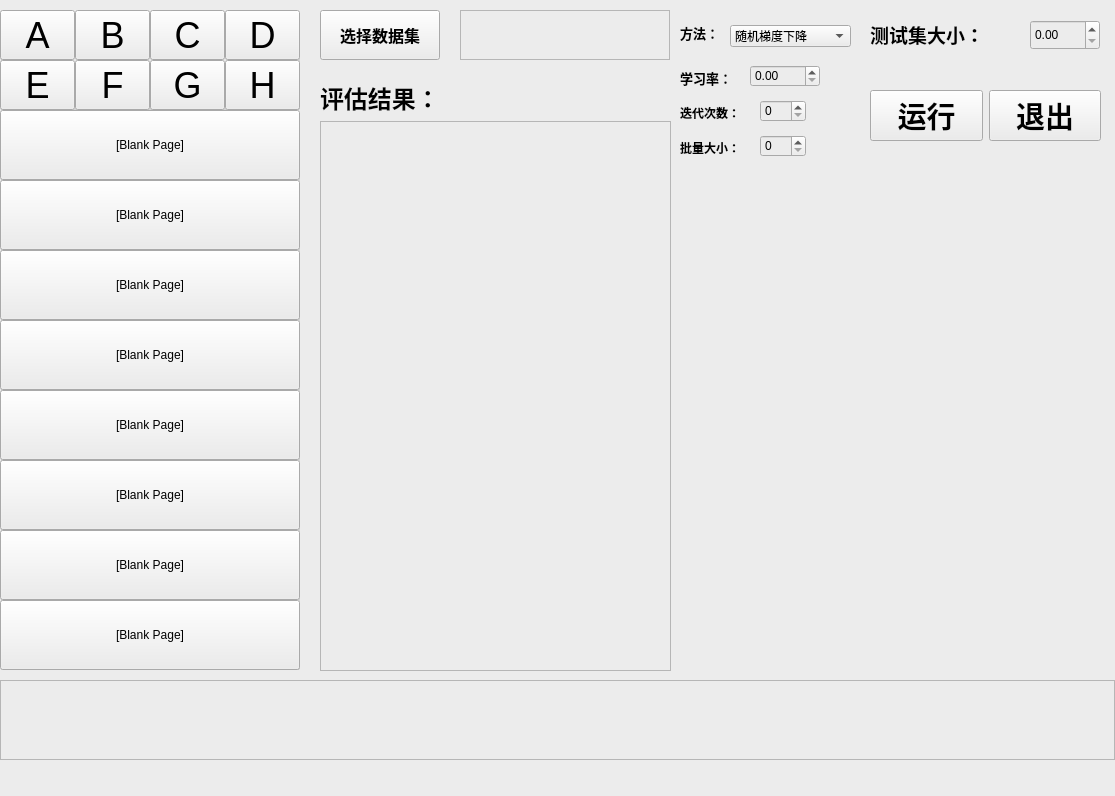
<?xml version="1.0" encoding="UTF-8"?>
<ui version="4.0">
 <class>MainWindow</class>
 <widget class="QMainWindow" name="MainWindow">
  <property name="geometry">
   <rect>
    <x>0</x>
    <y>0</y>
    <width>1115</width>
    <height>796</height>
   </rect>
  </property>
  <property name="maximumSize">
   <size>
    <width>1115</width>
    <height>796</height>
   </size>
  </property>
  <property name="windowTitle">
   <string>梯度下降</string>
  </property>
  <property name="styleSheet">
   <string notr="true">background-color: rgb(236, 236, 236);</string>
  </property>
  <widget class="QWidget" name="centralwidget">
   <widget class="QLabel" name="lbl_img">
    <property name="geometry">
     <rect>
      <x>680</x>
      <y>170</y>
      <width>420</width>
      <height>500</height>
     </rect>
    </property>
    <property name="mouseTracking">
     <bool>true</bool>
    </property>
    <property name="styleSheet">
     <string notr="true">border-color: rgb(211, 211, 211);</string>
    </property>
    <property name="text">
     <string/>
    </property>
    <property name="scaledContents">
     <bool>true</bool>
    </property>
   </widget>
   <widget class="QGroupBox" name="group_9_to_16">
    <property name="geometry">
     <rect>
      <x>0</x>
      <y>110</y>
      <width>300</width>
      <height>560</height>
     </rect>
    </property>
    <widget class="QPushButton" name="pushButton_16">
     <property name="geometry">
      <rect>
       <x>0</x>
       <y>490</y>
       <width>300</width>
       <height>70</height>
      </rect>
     </property>
     <property name="maximumSize">
      <size>
       <width>400</width>
       <height>100</height>
      </size>
     </property>
     <property name="font">
      <font>
       <family>Arial</family>
       <pointsize>9</pointsize>
      </font>
     </property>
     <property name="mouseTracking">
      <bool>false</bool>
     </property>
     <property name="styleSheet">
      <string notr="true">border-color: rgb(198, 198, 198);</string>
     </property>
     <property name="inputMethodHints">
      <set>Qt::ImhNone</set>
     </property>
     <property name="text">
      <string>[Blank Page]</string>
     </property>
     <property name="iconSize">
      <size>
       <width>20</width>
       <height>20</height>
      </size>
     </property>
     <property name="autoExclusive">
      <bool>false</bool>
     </property>
     <property name="autoRepeatDelay">
      <number>300</number>
     </property>
    </widget>
    <widget class="QPushButton" name="pushButton_15">
     <property name="geometry">
      <rect>
       <x>0</x>
       <y>420</y>
       <width>300</width>
       <height>70</height>
      </rect>
     </property>
     <property name="maximumSize">
      <size>
       <width>400</width>
       <height>100</height>
      </size>
     </property>
     <property name="font">
      <font>
       <family>Arial</family>
       <pointsize>9</pointsize>
      </font>
     </property>
     <property name="mouseTracking">
      <bool>false</bool>
     </property>
     <property name="styleSheet">
      <string notr="true">border-color: rgb(198, 198, 198);</string>
     </property>
     <property name="inputMethodHints">
      <set>Qt::ImhNone</set>
     </property>
     <property name="text">
      <string>[Blank Page]</string>
     </property>
     <property name="iconSize">
      <size>
       <width>20</width>
       <height>20</height>
      </size>
     </property>
     <property name="autoExclusive">
      <bool>false</bool>
     </property>
     <property name="autoRepeatDelay">
      <number>300</number>
     </property>
    </widget>
    <widget class="QPushButton" name="pushButton_14">
     <property name="geometry">
      <rect>
       <x>0</x>
       <y>350</y>
       <width>300</width>
       <height>70</height>
      </rect>
     </property>
     <property name="maximumSize">
      <size>
       <width>400</width>
       <height>100</height>
      </size>
     </property>
     <property name="font">
      <font>
       <family>Arial</family>
       <pointsize>9</pointsize>
      </font>
     </property>
     <property name="mouseTracking">
      <bool>false</bool>
     </property>
     <property name="styleSheet">
      <string notr="true">border-color: rgb(198, 198, 198);</string>
     </property>
     <property name="inputMethodHints">
      <set>Qt::ImhNone</set>
     </property>
     <property name="text">
      <string>[Blank Page]</string>
     </property>
     <property name="iconSize">
      <size>
       <width>20</width>
       <height>20</height>
      </size>
     </property>
     <property name="autoExclusive">
      <bool>false</bool>
     </property>
     <property name="autoRepeatDelay">
      <number>300</number>
     </property>
    </widget>
    <widget class="QPushButton" name="pushButton_11">
     <property name="geometry">
      <rect>
       <x>0</x>
       <y>140</y>
       <width>300</width>
       <height>70</height>
      </rect>
     </property>
     <property name="maximumSize">
      <size>
       <width>400</width>
       <height>100</height>
      </size>
     </property>
     <property name="font">
      <font>
       <family>Arial</family>
       <pointsize>9</pointsize>
      </font>
     </property>
     <property name="mouseTracking">
      <bool>false</bool>
     </property>
     <property name="styleSheet">
      <string notr="true">border-color: rgb(198, 198, 198);</string>
     </property>
     <property name="inputMethodHints">
      <set>Qt::ImhNone</set>
     </property>
     <property name="text">
      <string>[Blank Page]</string>
     </property>
     <property name="iconSize">
      <size>
       <width>20</width>
       <height>20</height>
      </size>
     </property>
     <property name="autoExclusive">
      <bool>false</bool>
     </property>
     <property name="autoRepeatDelay">
      <number>300</number>
     </property>
    </widget>
    <widget class="QPushButton" name="pushButton_13">
     <property name="geometry">
      <rect>
       <x>0</x>
       <y>280</y>
       <width>300</width>
       <height>70</height>
      </rect>
     </property>
     <property name="maximumSize">
      <size>
       <width>400</width>
       <height>100</height>
      </size>
     </property>
     <property name="font">
      <font>
       <family>Arial</family>
       <pointsize>9</pointsize>
      </font>
     </property>
     <property name="mouseTracking">
      <bool>false</bool>
     </property>
     <property name="styleSheet">
      <string notr="true">border-color: rgb(198, 198, 198);</string>
     </property>
     <property name="inputMethodHints">
      <set>Qt::ImhNone</set>
     </property>
     <property name="text">
      <string>[Blank Page]</string>
     </property>
     <property name="iconSize">
      <size>
       <width>20</width>
       <height>20</height>
      </size>
     </property>
     <property name="autoExclusive">
      <bool>false</bool>
     </property>
     <property name="autoRepeatDelay">
      <number>300</number>
     </property>
    </widget>
    <widget class="QPushButton" name="pushButton_10">
     <property name="geometry">
      <rect>
       <x>0</x>
       <y>70</y>
       <width>300</width>
       <height>70</height>
      </rect>
     </property>
     <property name="maximumSize">
      <size>
       <width>400</width>
       <height>100</height>
      </size>
     </property>
     <property name="font">
      <font>
       <family>Arial</family>
       <pointsize>9</pointsize>
      </font>
     </property>
     <property name="mouseTracking">
      <bool>false</bool>
     </property>
     <property name="styleSheet">
      <string notr="true">border-color: rgb(198, 198, 198);</string>
     </property>
     <property name="inputMethodHints">
      <set>Qt::ImhNone</set>
     </property>
     <property name="text">
      <string>[Blank Page]</string>
     </property>
     <property name="iconSize">
      <size>
       <width>20</width>
       <height>20</height>
      </size>
     </property>
     <property name="autoExclusive">
      <bool>false</bool>
     </property>
     <property name="autoRepeatDelay">
      <number>300</number>
     </property>
    </widget>
    <widget class="QPushButton" name="pushButton_9">
     <property name="geometry">
      <rect>
       <x>0</x>
       <y>0</y>
       <width>300</width>
       <height>70</height>
      </rect>
     </property>
     <property name="maximumSize">
      <size>
       <width>400</width>
       <height>100</height>
      </size>
     </property>
     <property name="font">
      <font>
       <family>Arial</family>
       <pointsize>9</pointsize>
      </font>
     </property>
     <property name="mouseTracking">
      <bool>false</bool>
     </property>
     <property name="styleSheet">
      <string notr="true">border-color: rgb(198, 198, 198);</string>
     </property>
     <property name="inputMethodHints">
      <set>Qt::ImhNone</set>
     </property>
     <property name="text">
      <string>[Blank Page]</string>
     </property>
     <property name="iconSize">
      <size>
       <width>20</width>
       <height>20</height>
      </size>
     </property>
     <property name="autoExclusive">
      <bool>false</bool>
     </property>
     <property name="autoRepeatDelay">
      <number>300</number>
     </property>
    </widget>
    <widget class="QPushButton" name="pushButton_12">
     <property name="geometry">
      <rect>
       <x>0</x>
       <y>210</y>
       <width>300</width>
       <height>70</height>
      </rect>
     </property>
     <property name="maximumSize">
      <size>
       <width>400</width>
       <height>100</height>
      </size>
     </property>
     <property name="font">
      <font>
       <family>Arial</family>
       <pointsize>9</pointsize>
      </font>
     </property>
     <property name="mouseTracking">
      <bool>false</bool>
     </property>
     <property name="styleSheet">
      <string notr="true">border-color: rgb(198, 198, 198);</string>
     </property>
     <property name="inputMethodHints">
      <set>Qt::ImhNone</set>
     </property>
     <property name="text">
      <string>[Blank Page]</string>
     </property>
     <property name="iconSize">
      <size>
       <width>20</width>
       <height>20</height>
      </size>
     </property>
     <property name="autoExclusive">
      <bool>false</bool>
     </property>
     <property name="autoRepeatDelay">
      <number>300</number>
     </property>
    </widget>
   </widget>
   <widget class="QWidget" name="layoutWidget">
    <property name="geometry">
     <rect>
      <x>320</x>
      <y>80</y>
      <width>351</width>
      <height>591</height>
     </rect>
    </property>
    <layout class="QVBoxLayout" name="verticalLayout">
     <item>
      <widget class="QLabel" name="label_4">
       <property name="styleSheet">
        <string notr="true">border-bottom-color: rgb(211, 211, 211);</string>
       </property>
       <property name="text">
        <string>&lt;html&gt;&lt;head/&gt;&lt;body&gt;&lt;p&gt;&lt;span style=&quot; font-size:18pt; font-weight:600;&quot;&gt;评估结果：&lt;/span&gt;&lt;/p&gt;&lt;/body&gt;&lt;/html&gt;</string>
       </property>
      </widget>
     </item>
     <item>
      <widget class="QTextBrowser" name="textBrowser">
       <property name="styleSheet">
        <string notr="true">border-color: rgb(211, 211, 211);</string>
       </property>
      </widget>
     </item>
    </layout>
   </widget>
   <widget class="QWidget" name="layoutWidget">
    <property name="geometry">
     <rect>
      <x>870</x>
      <y>80</y>
      <width>231</width>
      <height>71</height>
     </rect>
    </property>
    <layout class="QHBoxLayout" name="horizontalLayout_2">
     <item>
      <widget class="QPushButton" name="btn_train">
       <property name="font">
        <font>
         <pointsize>22</pointsize>
         <weight>75</weight>
         <bold>true</bold>
        </font>
       </property>
       <property name="text">
        <string>运行</string>
       </property>
      </widget>
     </item>
     <item>
      <widget class="QPushButton" name="btn_exit">
       <property name="font">
        <font>
         <pointsize>22</pointsize>
         <weight>75</weight>
         <bold>true</bold>
        </font>
       </property>
       <property name="text">
        <string>退出</string>
       </property>
      </widget>
     </item>
    </layout>
   </widget>
   <widget class="QGroupBox" name="group_A_to_H">
    <property name="geometry">
     <rect>
      <x>0</x>
      <y>10</y>
      <width>300</width>
      <height>100</height>
     </rect>
    </property>
    <property name="sizePolicy">
     <sizepolicy hsizetype="Preferred" vsizetype="Preferred">
      <horstretch>0</horstretch>
      <verstretch>0</verstretch>
     </sizepolicy>
    </property>
    <property name="styleSheet">
     <string notr="true">selection-background-color: rgb(255, 255, 0);</string>
    </property>
    <widget class="QPushButton" name="pushButton_A">
     <property name="geometry">
      <rect>
       <x>0</x>
       <y>0</y>
       <width>75</width>
       <height>50</height>
      </rect>
     </property>
     <property name="maximumSize">
      <size>
       <width>16777215</width>
       <height>16777215</height>
      </size>
     </property>
     <property name="font">
      <font>
       <pointsize>27</pointsize>
      </font>
     </property>
     <property name="text">
      <string>A</string>
     </property>
     <property name="checkable">
      <bool>false</bool>
     </property>
     <property name="autoRepeat">
      <bool>false</bool>
     </property>
     <property name="autoExclusive">
      <bool>false</bool>
     </property>
     <property name="autoDefault">
      <bool>false</bool>
     </property>
    </widget>
    <widget class="QPushButton" name="pushButton_B">
     <property name="geometry">
      <rect>
       <x>75</x>
       <y>0</y>
       <width>75</width>
       <height>50</height>
      </rect>
     </property>
     <property name="font">
      <font>
       <pointsize>27</pointsize>
      </font>
     </property>
     <property name="text">
      <string>B</string>
     </property>
     <property name="checkable">
      <bool>false</bool>
     </property>
     <property name="autoRepeat">
      <bool>false</bool>
     </property>
     <property name="autoExclusive">
      <bool>false</bool>
     </property>
     <property name="autoDefault">
      <bool>false</bool>
     </property>
    </widget>
    <widget class="QPushButton" name="pushButton_C">
     <property name="geometry">
      <rect>
       <x>150</x>
       <y>0</y>
       <width>75</width>
       <height>50</height>
      </rect>
     </property>
     <property name="font">
      <font>
       <pointsize>27</pointsize>
      </font>
     </property>
     <property name="text">
      <string>C</string>
     </property>
     <property name="checkable">
      <bool>false</bool>
     </property>
     <property name="autoRepeat">
      <bool>false</bool>
     </property>
     <property name="autoExclusive">
      <bool>false</bool>
     </property>
     <property name="autoDefault">
      <bool>false</bool>
     </property>
    </widget>
    <widget class="QPushButton" name="pushButton_D">
     <property name="geometry">
      <rect>
       <x>225</x>
       <y>0</y>
       <width>75</width>
       <height>50</height>
      </rect>
     </property>
     <property name="font">
      <font>
       <pointsize>27</pointsize>
      </font>
     </property>
     <property name="styleSheet">
      <string notr="true">selection-color: rgb(255, 255, 0);
selection-background-color: rgb(255, 255, 0);</string>
     </property>
     <property name="text">
      <string>D</string>
     </property>
     <property name="checkable">
      <bool>false</bool>
     </property>
     <property name="autoRepeat">
      <bool>false</bool>
     </property>
     <property name="autoExclusive">
      <bool>false</bool>
     </property>
     <property name="autoDefault">
      <bool>false</bool>
     </property>
    </widget>
    <widget class="QPushButton" name="pushButton_E">
     <property name="geometry">
      <rect>
       <x>0</x>
       <y>50</y>
       <width>75</width>
       <height>50</height>
      </rect>
     </property>
     <property name="font">
      <font>
       <pointsize>27</pointsize>
      </font>
     </property>
     <property name="text">
      <string>E</string>
     </property>
     <property name="checkable">
      <bool>false</bool>
     </property>
     <property name="autoRepeat">
      <bool>false</bool>
     </property>
     <property name="autoExclusive">
      <bool>false</bool>
     </property>
     <property name="autoDefault">
      <bool>false</bool>
     </property>
    </widget>
    <widget class="QPushButton" name="pushButton_F">
     <property name="geometry">
      <rect>
       <x>75</x>
       <y>50</y>
       <width>75</width>
       <height>50</height>
      </rect>
     </property>
     <property name="font">
      <font>
       <pointsize>27</pointsize>
      </font>
     </property>
     <property name="text">
      <string>F</string>
     </property>
     <property name="checkable">
      <bool>false</bool>
     </property>
     <property name="autoRepeat">
      <bool>false</bool>
     </property>
     <property name="autoExclusive">
      <bool>false</bool>
     </property>
     <property name="autoDefault">
      <bool>false</bool>
     </property>
    </widget>
    <widget class="QPushButton" name="pushButton_G">
     <property name="geometry">
      <rect>
       <x>150</x>
       <y>50</y>
       <width>75</width>
       <height>50</height>
      </rect>
     </property>
     <property name="font">
      <font>
       <pointsize>27</pointsize>
      </font>
     </property>
     <property name="text">
      <string>G</string>
     </property>
     <property name="checkable">
      <bool>false</bool>
     </property>
     <property name="autoRepeat">
      <bool>false</bool>
     </property>
     <property name="autoExclusive">
      <bool>false</bool>
     </property>
     <property name="autoDefault">
      <bool>false</bool>
     </property>
    </widget>
    <widget class="QPushButton" name="pushButton_H">
     <property name="geometry">
      <rect>
       <x>225</x>
       <y>50</y>
       <width>75</width>
       <height>50</height>
      </rect>
     </property>
     <property name="font">
      <font>
       <pointsize>27</pointsize>
      </font>
     </property>
     <property name="text">
      <string>H</string>
     </property>
     <property name="checkable">
      <bool>false</bool>
     </property>
     <property name="autoRepeat">
      <bool>false</bool>
     </property>
     <property name="autoExclusive">
      <bool>false</bool>
     </property>
     <property name="autoDefault">
      <bool>false</bool>
     </property>
    </widget>
   </widget>
   <widget class="QPushButton" name="btn_openFile">
    <property name="geometry">
     <rect>
      <x>320</x>
      <y>10</y>
      <width>120</width>
      <height>50</height>
     </rect>
    </property>
    <property name="font">
     <font>
      <pointsize>12</pointsize>
      <weight>75</weight>
      <bold>true</bold>
     </font>
    </property>
    <property name="cursor">
     <cursorShape>OpenHandCursor</cursorShape>
    </property>
    <property name="text">
     <string>选择数据集</string>
    </property>
   </widget>
   <widget class="QDoubleSpinBox" name="gradient_descent_testsize">
    <property name="geometry">
     <rect>
      <x>1030</x>
      <y>20</y>
      <width>70</width>
      <height>30</height>
     </rect>
    </property>
    <property name="font">
     <font>
      <pointsize>9</pointsize>
     </font>
    </property>
    <property name="maximum">
     <double>1.000000000000000</double>
    </property>
    <property name="singleStep">
     <double>0.100000000000000</double>
    </property>
   </widget>
   <widget class="QTextBrowser" name="result_img_path">
    <property name="geometry">
     <rect>
      <x>0</x>
      <y>680</y>
      <width>1115</width>
      <height>80</height>
     </rect>
    </property>
    <property name="font">
     <font>
      <pointsize>26</pointsize>
      <weight>75</weight>
      <bold>true</bold>
     </font>
    </property>
   </widget>
   <widget class="QTextBrowser" name="dataset_name">
    <property name="geometry">
     <rect>
      <x>460</x>
      <y>10</y>
      <width>210</width>
      <height>50</height>
     </rect>
    </property>
    <property name="font">
     <font>
      <pointsize>14</pointsize>
      <weight>75</weight>
      <bold>true</bold>
     </font>
    </property>
    <property name="styleSheet">
     <string notr="true">border-color: rgb(255, 255, 255);</string>
    </property>
   </widget>
   <widget class="QLabel" name="label_3">
    <property name="geometry">
     <rect>
      <x>870</x>
      <y>20</y>
      <width>140</width>
      <height>30</height>
     </rect>
    </property>
    <property name="text">
     <string>&lt;html&gt;&lt;head/&gt;&lt;body&gt;&lt;p&gt;&lt;span style=&quot; font-size:14pt; font-weight:600;&quot;&gt;测试集大小：&lt;/span&gt;&lt;/p&gt;&lt;/body&gt;&lt;/html&gt;</string>
    </property>
   </widget>
   <widget class="QLabel" name="label">
    <property name="geometry">
     <rect>
      <x>680</x>
      <y>25</y>
      <width>51</width>
      <height>16</height>
     </rect>
    </property>
    <property name="font">
     <font>
      <pointsize>10</pointsize>
      <weight>75</weight>
      <bold>true</bold>
     </font>
    </property>
    <property name="text">
     <string>方法：</string>
    </property>
   </widget>
   <widget class="QComboBox" name="method">
    <property name="geometry">
     <rect>
      <x>730</x>
      <y>25</y>
      <width>121</width>
      <height>22</height>
     </rect>
    </property>
    <item>
     <property name="text">
      <string>随机梯度下降</string>
     </property>
    </item>
    <item>
     <property name="text">
      <string>批梯度下降</string>
     </property>
    </item>
    <item>
     <property name="text">
      <string>小批量梯度下降</string>
     </property>
    </item>
   </widget>
   <widget class="QLabel" name="label_2">
    <property name="geometry">
     <rect>
      <x>680</x>
      <y>70</y>
      <width>71</width>
      <height>16</height>
     </rect>
    </property>
    <property name="font">
     <font>
      <pointsize>10</pointsize>
      <weight>75</weight>
      <bold>true</bold>
     </font>
    </property>
    <property name="text">
     <string>学习率：</string>
    </property>
   </widget>
   <widget class="QDoubleSpinBox" name="learning_rate">
    <property name="geometry">
     <rect>
      <x>750</x>
      <y>65</y>
      <width>70</width>
      <height>22</height>
     </rect>
    </property>
   </widget>
   <widget class="QLabel" name="label_5">
    <property name="geometry">
     <rect>
      <x>680</x>
      <y>105</y>
      <width>72</width>
      <height>15</height>
     </rect>
    </property>
    <property name="font">
     <font>
      <pointsize>9</pointsize>
      <weight>75</weight>
      <bold>true</bold>
     </font>
    </property>
    <property name="text">
     <string>迭代次数：</string>
    </property>
   </widget>
   <widget class="QSpinBox" name="epochs">
    <property name="geometry">
     <rect>
      <x>760</x>
      <y>100</y>
      <width>46</width>
      <height>22</height>
     </rect>
    </property>
    <property name="maximum">
     <number>1000000</number>
    </property>
   </widget>
   <widget class="QLabel" name="label_6">
    <property name="geometry">
     <rect>
      <x>680</x>
      <y>140</y>
      <width>72</width>
      <height>15</height>
     </rect>
    </property>
    <property name="font">
     <font>
      <weight>75</weight>
      <bold>true</bold>
     </font>
    </property>
    <property name="text">
     <string>批量大小：</string>
    </property>
   </widget>
   <widget class="QSpinBox" name="batch_size">
    <property name="geometry">
     <rect>
      <x>760</x>
      <y>135</y>
      <width>46</width>
      <height>22</height>
     </rect>
    </property>
    <property name="maximum">
     <number>1000000</number>
    </property>
   </widget>
  </widget>
  <widget class="QMenuBar" name="menubar">
   <property name="geometry">
    <rect>
     <x>0</x>
     <y>0</y>
     <width>1115</width>
     <height>26</height>
    </rect>
   </property>
  </widget>
  <widget class="QStatusBar" name="statusbar"/>
 </widget>
 <resources/>
 <connections/>
</ui>
